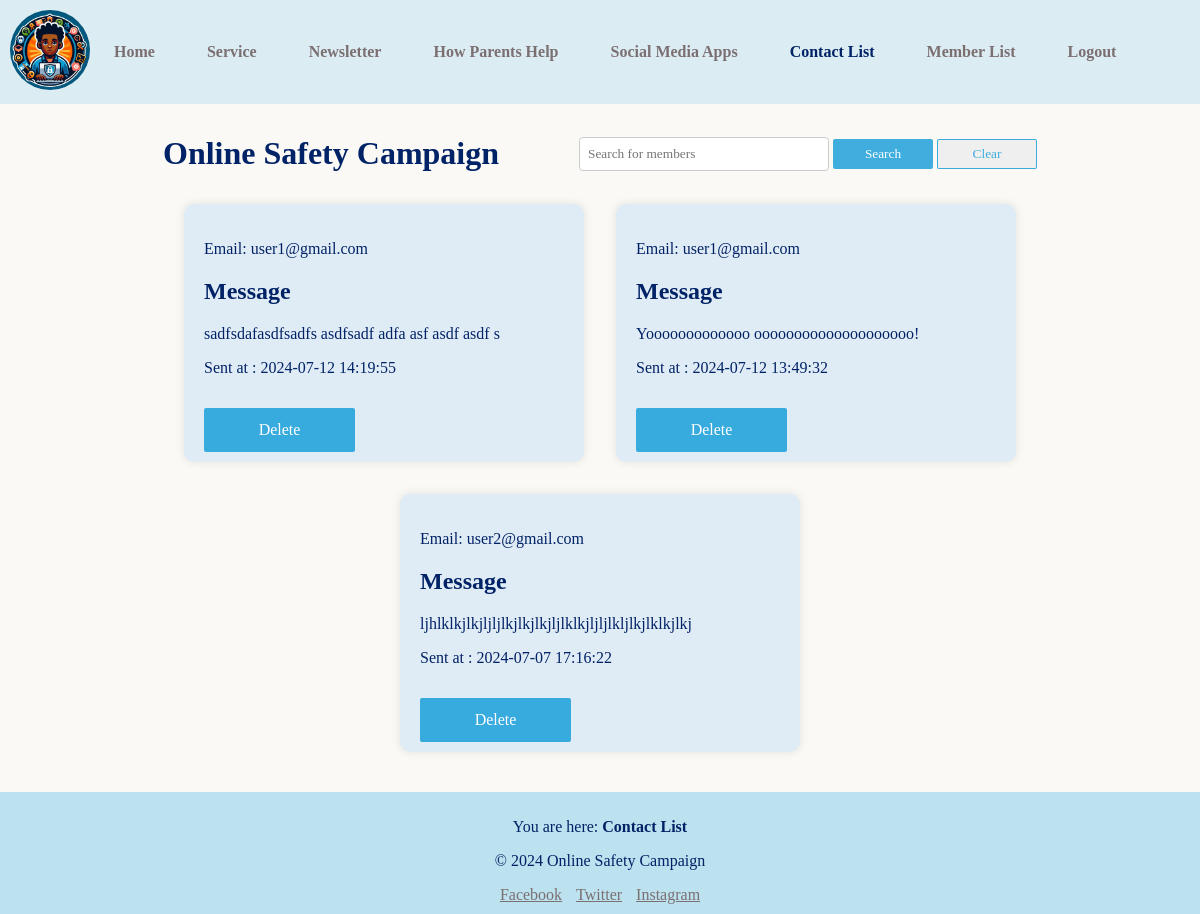
Page /social-media-campaign/contact-list.php (signed in) on the earlier database version.
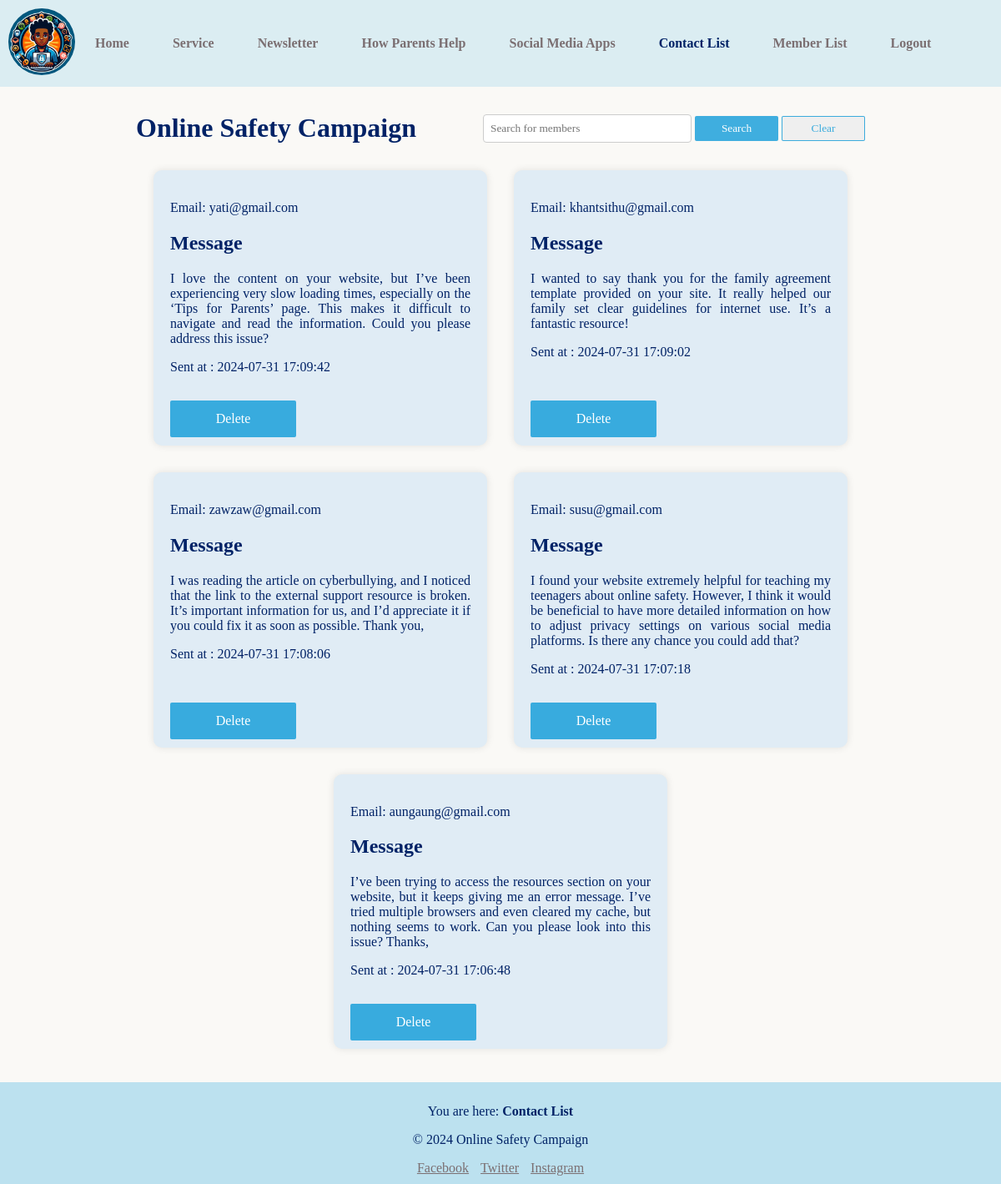
Same page on the later database version.
### tables this page shows
CREATE TABLE `contacts` (
  `id` int(11) NOT NULL,
  `message` varchar(1000) NOT NULL,
  `email` varchar(200) NOT NULL,
  `created_at` timestamp NOT NULL DEFAULT current_timestamp()
);

### social-media-campaign/Model/DataBase.php (called while the page is built, shortened)
<?php
class DataBase
{
    protected static $instance;
    public function __construct()
    {
        try {
            $this->pdo=new PDO("mysql:dbname=social_media_campaign;host=localhost","root","");
        } catch (PDOException $exception) {
            echo $exception->getMessage();
        }
    }
    public static function getInstance() : DataBase
    {
        if (!self::$instance) {
            self::$instance = new self();
        }
        return self::$instance;
    }
}

### social-media-campaign/Model/Contact.php (called while the page is built, shortened)
<?php
require_once('DataBase.php');
class Contact
{
    private $db;
    private $table = "contacts";
    public function __construct()
    {
        $this->db = DataBase::getInstance();
    }
    protected function index(string $search = ''): array
    {
        $condition = $search ? "%$search%" : "%". ''. "%";
        $sql = "SELECT * FROM $this->table WHERE (message LIKE :condition OR email LIKE :condition) AND (message != '' OR email != '')";
        $statement = $this->db->pdo->prepare($sql);
        $statement->bindParam(":condition", $condition);
        $statement->execute();
        $data = $statement->fetchAll(PDO::FETCH_OBJ);
        return $data;
    }
}

### social-media-campaign/Controller/ContactController.php (called while the page is built, shortened)
<?php
require_once("Model/Contact.php");
class ContactController extends Contact
{
    public function searchOrGetAllContacts (string $search = '') :array
    {
        $data = $this->index($search);
        return $data;
    }
}

### social-media-campaign/contact-list.php (the view, shortened to what this page needs)
<!DOCTYPE html>
<?php
$currentPage = "admin_contact_list";
require_once("Controller/ContactController.php");
$contactController = new ContactController();
if (isset($_POST['btnSearch'])) :
  $contacts = $contactController->searchOrGetAllContacts($_POST['search']);
else :
  $contacts = $contactController->searchOrGetAllContacts();
endif;
usort($contacts, function ($a, $b) {
  return strtotime($b->created_at) - strtotime($a->created_at);
});
?>
<html lang="en">
<head>
  <link rel="stylesheet" href="./styles/style.css">
  <link rel="stylesheet" href="./styles/contact-list.css">
</head>
<body>
  <?php include_once("layouts/nav.php"); ?>
  <header class="flex justify-center items-center px-70px gap-5rem">
    <h1>Online Safety Campaign</h1>
    <div>
      <form action="" method="POST">
        <input type="text" name="search" placeholder="Search for members" value="<?= isset($_POST['btnSearch']) ? $_POST['search'] : "" ?>">
        <button type="submit" name="btnSearch" class="bgBlueButton cursor-pointer">Search</button>
        <button type="button" name="btnSearch" class="bgWhiteButton cursor-pointer">
          <a href="contact-list.php" class="text-decoration-none cursor-pointer">Clear</a>
        </button>
      </form>
    </div>
  </header>
  <main id="admin_social_media_apps" class="px-70px">
    <section class="flex flex-wrap justify-center items-stretch gap-2rem">
      <?php if (count($contacts) < 1) : ?>
        <h2>
          <?= (isset($_POST['btnSearch']) and $_POST['search'] != '') ? "Cannot find anything on " . $_POST['search'] . "." : "Members have sent no message..." ?>
        </h2>
        <?php
      else :
        foreach ($contacts as $item) : ?>
          <div class="w-400px shadow relative p-20px rounded-10px bg-primary-light-blue-25-opa30">
            <div class="links">
              <p><span>Email: </span><?= $item->email ?></p>
              <div>
                <h2 class="text-primary-color">
                  Message
                </h2>
                <p class="text-justify">
                  <?= $item->message ?>
                </p>
                <div class="mb-65px">Sent at : <?= $item->created_at ?> </div>
              </div>
              <button class="bgBlueButton w-151px h-44px absolute bottom-10px left-20px cursor-pointer">
                <a href="contact-list.php?delete=<?= $item->id ?>" class="cursor-pointer text-decoration-none">Delete</a>
              </button>
            </div>
          </div>
      <?php endforeach;
      endif;
      ?>
    </section>
  </main>
  <?php include_once("layouts/footer.php") ?>
</body>
</html>

### social-media-campaign/layouts/nav.php (shortened to what this page needs)
<?php if (isset($_SESSION['user']) and $_SESSION['user']->role == 1) : ?>
    <nav>
        <div>
            <img src="assets/logo.jpg" alt="" width="80px" height="80px" class="rounded-full">
        </div>
        <ul>
            <li class="link"><a href="./admin-home.php" class="cursor-pointer <?= $currentPage == 'admin_home' ? 'navBarActive' : '' ?>">Home</a></li>
            <li class="link"><a href="./service-setup.php" class="cursor-pointer <?= $currentPage == 'admin_service_setup' ? 'navBarActive' : '' ?>">Service</a></li>
            <li class="link"><a href="./newsletter-setup.php" class="cursor-pointer <?= $currentPage == 'admin_newsletter_setup' ? 'navBarActive' : '' ?>">Newsletter</a></li>
            <li class="link"><a href="./how-parent-help-setup.php" class="cursor-pointer <?= $currentPage == 'admin_how_parent_help_setup' ? 'navBarActive' : '' ?>">How Parents Help</a></li>
            <li class="link"><a href="./social-media-app-setup.php" class="cursor-pointer <?= $currentPage == 'admin_social_media_app_setup' ? 'navBarActive' : '' ?>">Social Media Apps</a></li>
            <li class="link"><a href="./contact-list.php" class="cursor-pointer <?= $currentPage == 'admin_contact_list' ? 'navBarActive' : '' ?>">Contact List</a></li>
            <li class="link"><a href="./member-list.php" class="cursor-pointer <?= $currentPage == 'admin_member_list' ? 'navBarActive' : '' ?>">Member List</a></li>
            <li class="link cursor-pointer"><a class="cursor-pointer" href="./logout.php">Logout</a></li>
        </ul>
    </nav>
<?php endif; ?>

### social-media-campaign/layouts/footer.php
<?php
function getHere(string $currentPage) : string
{
    if ($currentPage == "guest_home") : return "Home";
    elseif ($currentPage == "guest_information") : return "Information";
    elseif ($currentPage == "guest_legislation") : return "Legislation";
    elseif($currentPage == "login") : return "Login";
    elseif($currentPage == "admin_home") : return "Home";
    elseif($currentPage == "admin_service_setup") : return "Service Setup";
    elseif($currentPage == "admin_social_media_app_setup") : return "Social Media Apps Setup";
    elseif($currentPage == "admin_newsletter_setup") : return "News Letter Setup";
    elseif($currentPage == "admin_how_parent_help_setup") : return "How Parent Help Setup";
    elseif($currentPage == "admin_member_list") : return "Member List";
    elseif($currentPage == "admin_contact_list") : return "Contact List";
    elseif($currentPage == "admin_profile") : return "Profile";
    elseif($currentPage == "user_home") : return "Home";
    elseif($currentPage == "user_contact") : return "Contact";
    elseif($currentPage == "user_parent_help") : return "How Parents Can Help";
    elseif($currentPage == "user_newsletter") : return "Newsletters";
    elseif($currentPage == "user_service") : return "Services";
    elseif($currentPage == "user_legislation") : return "Legislation";
    elseif($currentPage == "user_information") : return "Information";
    elseif($currentPage == "user_livestreaming") : return "Livestreaming";
    elseif($currentPage == "user_profile") : return "Your Profile";
    elseif($currentPage == "user_social_media_app") : return "Popular Social Media Applications";
    else : return "Page identifier error";
    endif;
}
?>
<footer>
    <p>You are here: <span style="font-weight: 900;"><?= getHere($currentPage) ?></span></p>
    <div class="footer-content">
        <p>&copy; 2024 Online Safety Campaign</p>
        <a href="#">Facebook</a>
        <a href="#" style="margin-left: 10px">Twitter</a>
        <a href="#" style="margin-left: 10px">Instagram</a>
    </div>
</footer>

### social-media-campaign/styles/contact-list.css (style rules this page uses)
#admin_social_media_apps { display: flex; justify-content: space-between; flex-wrap: wrap; gap: 5%; }
header input { padding: 8px; border: 1px solid #ccc; border-radius: 4px; width: 250px; }
header button { width: 100px; height: 30px; cursor: pointer; }

### social-media-campaign/styles/utilities/variable.css (style rules this page uses)
:root { --background-color: #faf9f6; --secondary-background-color: rgba(0, 150, 215, 0.25); --text-primary-dark-blue: #002266; --text-primary-dark-blue-75: rgba(0, 34, 102, 0.75); --text-primary-dark-blue-50: rgba(0, 34, 102, 0.5); --text-primary-dark-blue-25: rgba(0, 34, 102, 0.25); --text-primary-light-blue: #0096d7; --text-primary-light-blue-25: rgba(0, 150, 215, 0.25); --primary-light-blue: rgba(0, 150, 215); --primary-light-blue-75: rgba(0, 150, 215, 0.75); --primary-light-blue-50: rgba(0, 150, 215, 0.5); --primary-light-blue-50-opa50: #e3f2fb; --primary-light-blue-25: rgba(0, 150, 215, 0.25); --primary-light-blue-25-opa80: #cceaf7; --primary-light-blue-25-opa50: #dbedf2; --primary-light-blue-25-opa30: #e0ecf5; --primary-light-blue-25-opa20: #edf3f4; --gray-1: #dbdcde; --gray-2: #7b6f72; --gray-2-opa20: #e1dddc; --gray-2-50: rgba(123, 111, 114, 0.5); --gray-2-25: rgba(123, 111, 114, 0.25); --primary-light-blue: rgba(0, 150, 215, 1); --primary-red: #f10c45; }
* { cursor: url(../../assets/cursor.png), auto; color: var(--text-primary-dark-blue); font-family: Poppins; box-sizing: border-box; scroll-behavior: smooth; }
body { font-family: "Arial", sans-serif; margin: 0; padding: 0; background-color: var(--background-color); overflow: auto; scrollbar-width: none; }
html { overflow: auto; scrollbar-width: none; }

### social-media-campaign/styles/utilities/general.css (style rules this page uses)
header { text-align: center; padding: 10px; }
nav { box-sizing: border-box; width: 100%; display: flex; justify-content: space-between; align-items: center; padding: 10px; background-color: var(--primary-light-blue-25-opa50); }
nav ul { list-style: none; padding: 16px; margin: 0; flex: 1; }
nav li, nav li a { transition: 200ms; text-decoration: none; white-space: nowrap; font-weight: 700; }
nav li a { display: flex; align-items: center; height: 100%; width: 100%; color: var(--gray-2); }
.navBarActive { color: var(--text-primary-dark-blue) !important; }
nav li { padding-right: 36px; }
nav li::before { content: ""; width: 0; height: 0; border-left: 5px solid transparent; border-right: 5px solid transparent; border-top: 5px solid #ffa500; position: absolute; right: 8px; top: 50%; transform: translateY(-50%); }
nav .link::before { padding-right: 0; display: none; }
nav > ul { display: flex; height: var(--menu-height); align-items: center; }
nav > ul li { position: relative; margin: 0 8px; cursor: pointer; }
main { min-height: 56.8dvh; }
footer { background-color: var(--primary-light-blue-25); text-align: center; padding: 10px; margin-top: 40px; }
.footer-content { flex: 1; }
.footer-content a { color: var(--gray-2); }
.bgBlueButton { background-color: var(--primary-light-blue-75); color: white; border-radius: 2px; outline: none; border: none; }
.bgBlueButton * { color: white; font-size: 16px !important; }
.bgWhiteButton { border: 1px solid var(--primary-light-blue-75) !important; color: var(--primary-light-blue-75); border-radius: 2px; }
.bgWhiteButton * { color: var(--primary-light-blue-75); }
.cursor-pointer { cursor: url(../../assets/pointer.png), pointer !important; }

### social-media-campaign/styles/utilities/padding.css (style rules this page uses)
.p-20px { padding: 20px; }
.px-70px { padding-left: 70px; padding-right: 70px; }

### social-media-campaign/styles/utilities/width-height.css (style rules this page uses)
.w-400px { width: 400px; }
.w-151px { width: 151px; }
.h-44px { height: 44px; }

### social-media-campaign/styles/utilities/text.css (style rules this page uses)
.text-primary-color { color: var(--text-primary-dark-blue) !important; }
.text-decoration-none { text-decoration: none !important; }
.text-justify { text-align: justify; }

### social-media-campaign/styles/utilities/box.css (style rules this page uses)
.rounded-full { border-radius: 99999999px; }
.rounded-10px { border-radius: 10px; }
.shadow { box-shadow: 0 0 10px rgba(0, 0, 0, 0.1); }

### social-media-campaign/styles/utilities/flex.css (style rules this page uses)
.flex { display: flex; }
.justify-center { justify-content: center; }
.items-center { align-items: center; }
.items-stretch { align-items: stretch; }
.flex-wrap { flex-wrap: wrap; }

### social-media-campaign/styles/utilities/gap.css (style rules this page uses)
.gap-5rem { gap: 5rem; }
.gap-2rem { gap: 2rem; }

### social-media-campaign/styles/utilities/margin.css (style rules this page uses)
.mb-65px { margin-bottom: 65px; }

### social-media-campaign/styles/utilities/position.css (style rules this page uses)
.relative { position: relative; }
.absolute { position: absolute; }
.bottom-10px { bottom: 10px; }
.left-20px { left: 20px; }

### social-media-campaign/styles/utilities/bg.css (style rules this page uses)
.bg-primary-light-blue-25-opa30 { background-color: var(--primary-light-blue-25-opa30); }

Differences in the rows shown:
removed contacts: email "user1@gmail.com", message "sadfsdafasdfsadfs asdfsadf adfa asf asdf asdf s", created_at "2024-07-12 14:19:55"
removed contacts: email "user1@gmail.com", message "Yooooooooooooo oooooooooooooooooooo!", created_at "2024-07-12 13:49:32"
removed contacts: email "user2@gmail.com", message "ljhlklkjlkjljljlkjlkjlkjljlklkjljljlkljlkjlklkjlkj", created_at "2024-07-07 17:16:22"
added contacts: email "yati@gmail.com", message "I love the content on your website, but I’ve been experiencing very slow loading times, especially on the ‘Tips for Parents’ page. This makes it difficult to navigate and read the information. Could you please address this issue?", created_at "2024-07-31 17:09:42"
added contacts: email "khantsithu@gmail.com", message "I wanted to say thank you for the family agreement template provided on your site. It really helped our family set clear guidelines for internet use. It’s a fantastic resource!", created_at "2024-07-31 17:09:02"
added contacts: email "zawzaw@gmail.com", message "I was reading the article on cyberbullying, and I noticed that the link to the external support resource is broken. It’s important information for us, and I’d appreciate it if you could fix it as soon as possible. Thank you,", created_at "2024-07-31 17:08:06"
added contacts: email "susu@gmail.com", message "I found your website extremely helpful for teaching my teenagers about online safety. However, I think it would be beneficial to have more detailed information on how to adjust privacy settings on various social media platforms. Is there any chance you could add that?", created_at "2024-07-31 17:07:18"
added contacts: email "aungaung@gmail.com", message "I’ve been trying to access the resources section on your website, but it keeps giving me an error message. I’ve tried multiple browsers and even cleared my cache, but nothing seems to work. Can you please look into this issue? Thanks,", created_at "2024-07-31 17:06:48"
